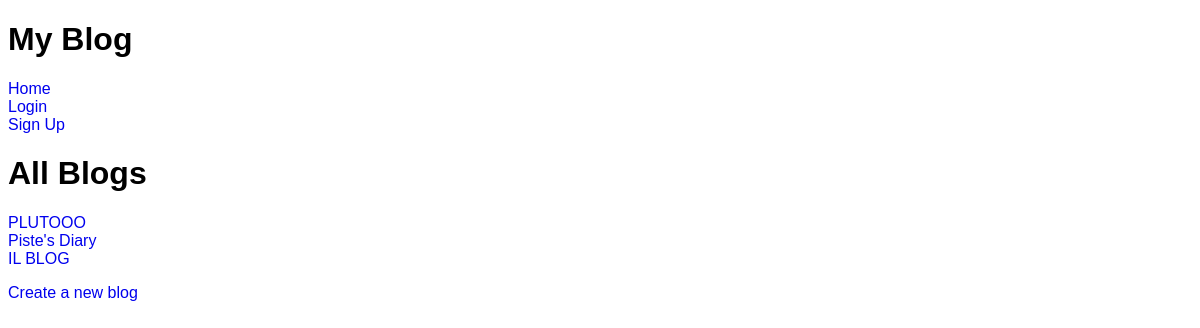
The app's page /, older data.
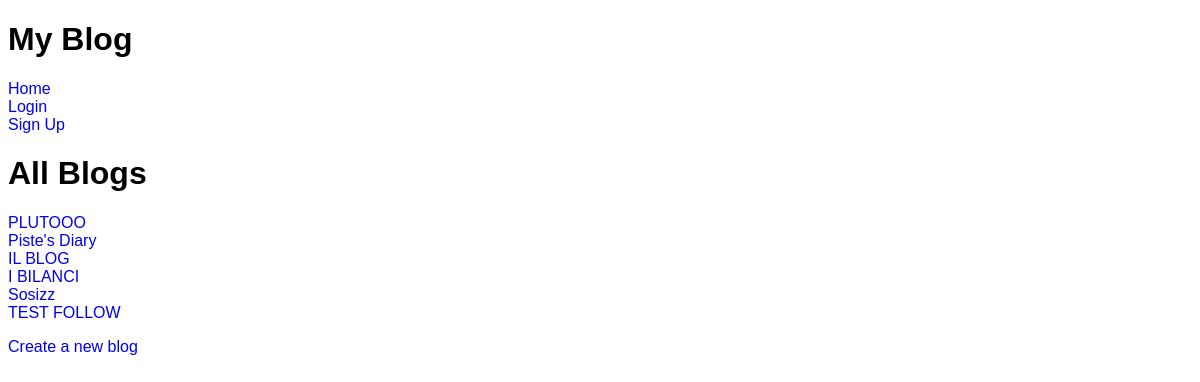
The same page, newer data.
### blog/models.py (models this page shows, shortened)
class Blog(models.Model):
    author = models.ForeignKey(CustomUser, on_delete=models.CASCADE)
    title = models.CharField(max_length=200)
    description = models.TextField()
    created_at = models.DateTimeField(default=timezone.now)
    followers = models.ManyToManyField(CustomUser, related_name='followed_blogs', blank=True)

### blog/views.py (the view)
# urls.py: path('', views.BlogListView.as_view(), name='blog_list'),
class BlogListView(ListView):
    model = Blog
    template_name = 'blog_list.html'
    context_object_name = 'all_blogs'
    def get_context_data(self, **kwargs):
        context = super().get_context_data(**kwargs)
        if self.request.user.is_authenticated:
            followed_blogs = Blog.objects.filter(followers=self.request.user)
        else:
            followed_blogs = []
        context['followed_blogs'] = followed_blogs
        return context
    def get_queryset(self):
        return Blog.objects.all()

### templates/blog_list.html (shortened to what this page needs)
{% extends "base_generic.html" %}
{% block content %}
  <h1>All Blogs</h1>
  <ul>
    {% for blog in all_blogs %}
      <li><a href="{% url 'blog_detail' blog.pk %}">{{ blog.title }}</a></li>
    {% endfor %}
  </ul>
  <a href="{% url 'blog_create' %}">Create a new blog</a>
{% endblock %}

Row changes from the older to the newer data that the page shows:
added Blog: title "I BILANCI"
added Blog: title "Sosizz"
added Blog: title "TEST FOLLOW"
